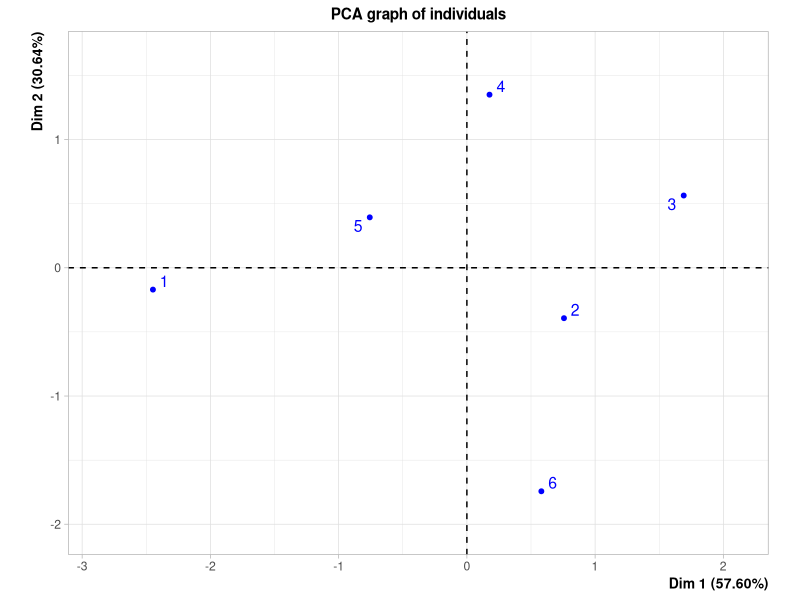

The R script that drew this image:
#---------------------------Ejercicio 2-----------------------------------------

library(FactoMineR)

#Para el desarrollo de los ejercicios se emplea la siguiente matriz
X <- matrix(c(8,1,0,4,6,5,6,8,7,10,4,7,8,2,5,0,3,6), nrow = 6, ncol = 3, byrow
            = TRUE)
X_inicial <- X

#Implemente en lenguaje R funciones que permitan ejecutar el algoritmo del Análisis
#en Componentes Principales (ACP) visto en clase para variables numéricas.
#Compare los resultados obtenidos con respecto a FactoMineR.

#El algoritmo del ACP cuenta con los siguientes pasos:

#1) Centrar y reducir la matriz 
#Para esto le restamos la media y dividimos por la desviación estándar a cada 
#columna de la matriz. Por tanto, primero calculamos las medias y desviaciones 
#estándar correspondientes con las siguiente funciones

#Medias

medias <- function(matriz) {
  resultado <-list()
  for(i in 1:ncol(matriz)) {
    resultado[[i]] <- mean(matriz[,i])
  }
  return(resultado)
}

#desviaciones estándar poblacionales 

sd_poblacional <- function(matriz) {
  resultado <- list()
  n <- nrow(matriz)
  for(i in 1:ncol(matriz)) {
    resultado[[i]] <- sqrt(((n-1)/n))*sd(matriz[,i])
  }
  return(resultado)
}
  
#Centramos y reducimos con la siguiente función

centrar_y_reducir <- function(matriz, medias, desviaciones) {
  
  for(i in 1 : ncol(matriz)){
    matriz[, i] <- (matriz[,i]-medias[[i]])/ desviaciones[[i]]
  }
  return(matriz)
}


#Aplicamos las funciones anteriores a la matriz X
medias_X <- medias(X)
medias_X

sd_X <- sd_poblacional(X)
sd_X

X <- centrar_y_reducir(X,medias_X, sd_X)
X


#2)Calcular la matriz de correlaciones 

#Una vez centrada y reducida la matriz, se procede a calcular la matriz de 
#varianzas-covarianzas la cual, es la misma que la matriz de correlaciones pues 
#está centrada y reducida. Se calcula con la siguiente función

R <- function(matriz) {
  n <- nrow(matriz) 
  resultado <- (1/n)*t(matriz)%*%matriz
  return(resultado)
}

#Obtenemos mediante esa función la matriz de correlaciones de X

X_R <- R(X)
X_R

#3 y 4) Calcular los vectores y valores propios de la matriz de correlaciones y 
#ordenar los valores propios de mayor a menor

X.R_e <- eigen(X_R)

X.R_valores.propios <- X.R_e$values #ya vienen ordenados de mayor a menor
X.R_valores.propios

X.R_vectores.propios <- X.R_e$vectors
X.R_vectores.propios

#Comparamos con lo obtenido con FactoMiner

X_ACP <- PCA(X, ncp = 4, graph = FALSE)
X_ACP$eig

#Se puede observar que los valores propios obtenidos con FactoMiner son iguales
#a los del algoritmo

#5) Construir matriz V que tiene como columnas los vectores propios de la matriz
#de correlaciones

V <- X.R_vectores.propios
V

#6) Calcular la matriz de componentes principales

C <- X%*%V
C

#Con FactoMiner se obtiene lo siguiente:
X_ACP$ind$coord


#Podemos observar que lo único que varía es el signo de algunas entradas, pero
#esto solo indica que se refleja con respecto a algunos de los ejes al graficar.

#7) Calcular la matriz de calidades de los individuos (cosenos cuadrados)

Q <- function(C, matriz) {
  n <-nrow(matriz)
  m <-ncol(matriz)
  resultado <- matrix(0, n,m)
  
  for(i in 1: n){
    suma <- 0 
    for(j in 1: m){
      suma <- suma + matriz[i,j]^2
    }
    for(r in 1: m){
      resultado[i,r] <- (C[i,r]^2)/suma
    }
  }
  return(resultado)
}

#Aplicamos la función anterior a los datos que tenemos

X_Q <- Q(C, X)
X_Q

#Vemos los resultados de FactoMiner
X_ACP$ind$cos2

#Los cuales son iguales a los obtenidos con el algoritmo

#Ahora debemos calcular la contribución de cada individuo i a la varianza total 
#del eje r

contribucion <- function(C, valores.propios) {
  n <-nrow(C)
  m <-ncol(C)
  resultado <- matrix(0, n, m)
  
  for(i in 1: n){
    for(r in 1: m){
      resultado[i,r] <- ((C[i,r]^2)/(n*valores.propios[r]))*100
    }
  }
  return(resultado)
}

#La matriz de contribuciones es:

X_contrib <- contribucion(C, X.R_valores.propios)
X_contrib

#Con FactoMiner se tiene:
X_ACP$ind$contrib

#Por lo tanto, se tiene el mismo resultado

#8) Calcular la matriz de coordenadas T de las variables

T <- function(V, valores.propios){
  m <- ncol(V)
  resultado <- matrix(0, m, m)
  
  for(r in 1:m){
      resultado[,r] <- sqrt(valores.propios[r])*V[,r]
    }
    
  return(resultado)
}

#La matriz de coordenadas de las variables para los datos que tenemos es:
X_T <- T(V, X.R_valores.propios)
X_T

#Y la dada con FactoMiner es:
X_ACP$var$coord

#9)Calcular la matriz de calidades de las variables (cosenos cuadrados)

S <- X_T^2
S

#Con FactoMiner da:
X_ACP$var$cos2

#10) Calcular vector I (1xm) de inercias de los ejes

I <- function(valores.propios){
  m <- length(valores.propios)
  resultado <- c()
  
  for(j in 1: m){
    resultado[j] <-100*(valores.propios[j]/m)
  }
  return(resultado)
}

#El vector de inercias para los datos con los que estamos trabajando es:
X_I <- I(X.R_valores.propios)
X_I

#Con FactoMiner se tiene:
plot(X_ACP, axes=c(1, 2), choix="ind", col.ind="blue",new.plot=TRUE)


#Podemos observar que las inercias correpondiente al eje x y y obtenidas con 
#FactoMiner son iguales a las dadas por el algoritmo.
